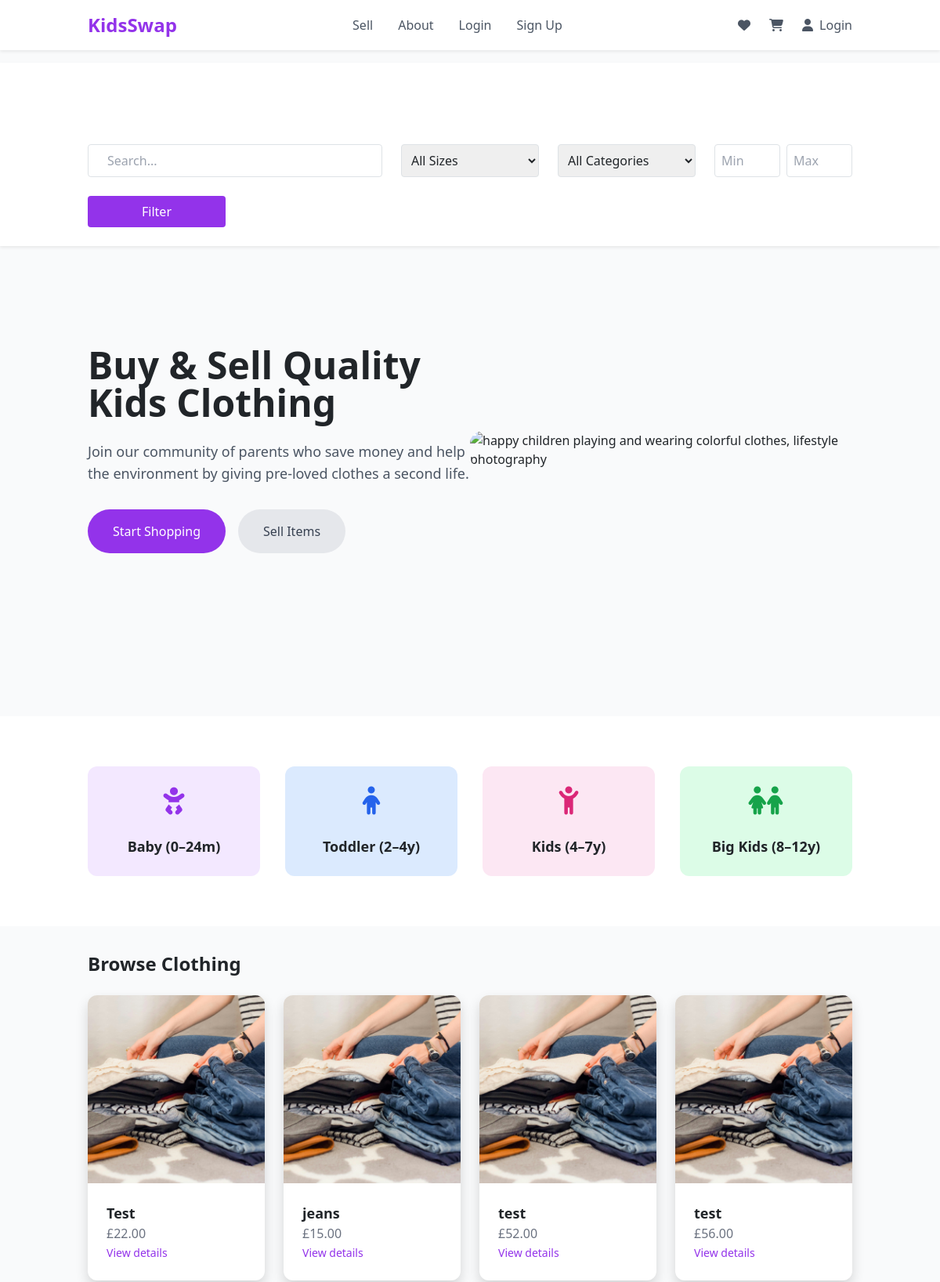
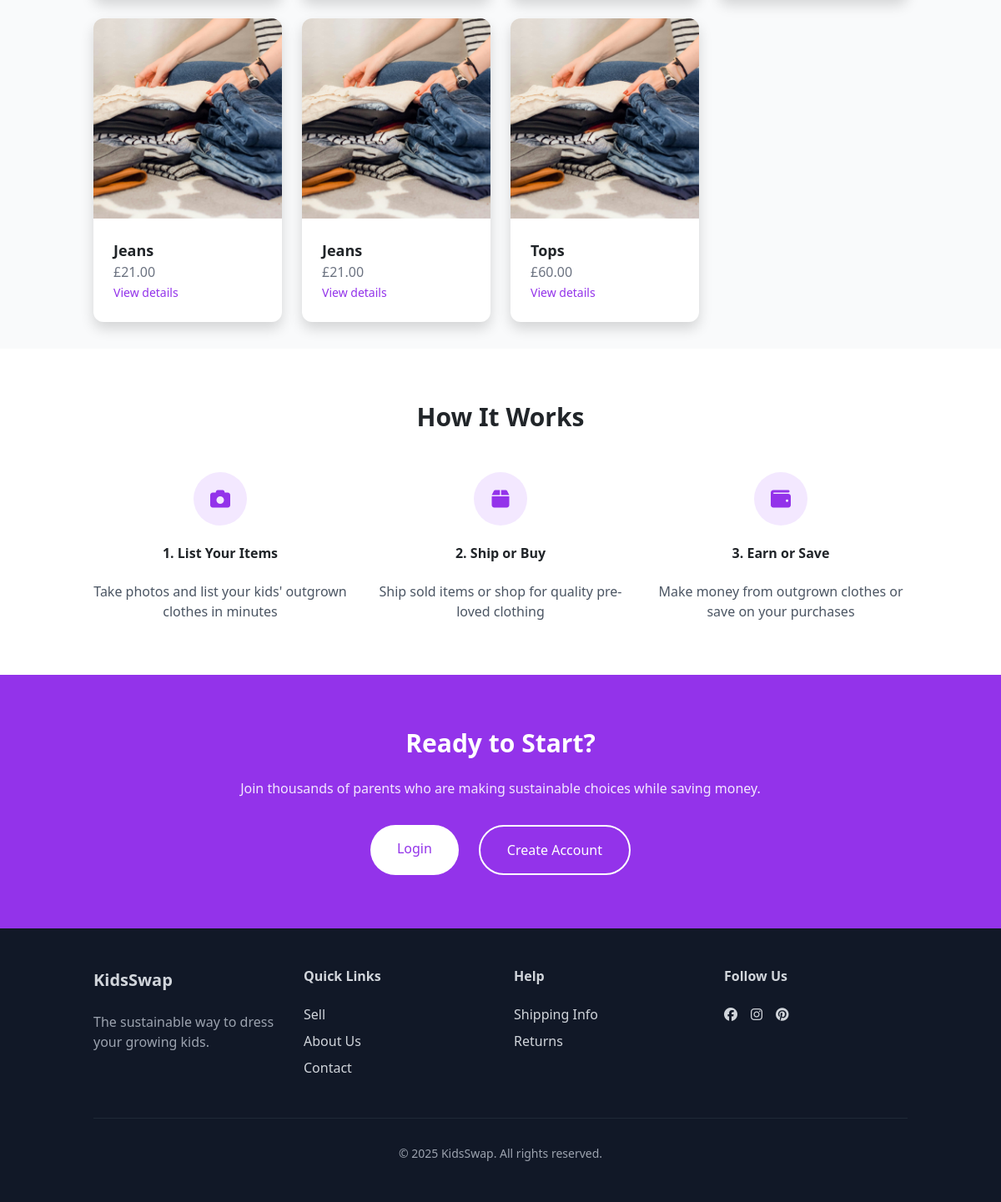
The page / on the database its author committed (2 pictures, top to bottom).
### marketplace/models.py (models this page shows, shortened)
class ClothingItem(models.Model):
    CATEGORY_CHOICES = [
        ('Tops', 'Tops'),
        ('Bottoms', 'Bottoms'),
        ('Shoes', 'Shoes'),
        ('Outerwear', 'Outerwear'),
        ('Accessories', 'Accessories'),
    ]
    CONDITION_CHOICES = [
        ('New', 'New'),
        ('Like New', 'Like New'),
        ('Used', 'Used'),
        ('Well Loved', 'Well Loved'),
    ]
    AGE_GROUP_CHOICES = [
        ('baby', 'Baby (0-24m)'),
        ('toddler', 'Toddler (2-4y)'),
        ('kids', 'Kids (4-7y)'),
        ('big_kids', 'Big Kids (8-12y)'),
    ]
    seller = models.ForeignKey(User, on_delete=models.CASCADE)
    title = models.CharField(max_length=100)
    description = models.TextField()
    price = models.DecimalField(max_digits=6, decimal_places=2)
    category = models.CharField(max_length=20, choices=CATEGORY_CHOICES)
    condition = models.CharField(max_length=20, choices=CONDITION_CHOICES)
    size = models.CharField(max_length=20)
    image = models.ImageField(upload_to='clothing_images/')
    age_group = models.CharField(max_length=20, choices=AGE_GROUP_CHOICES, default='kids')
    is_featured = models.BooleanField(default=False)
    created_at = models.DateTimeField(auto_now_add=True)

### marketplace/views.py (the view)
# urls.py: path('', views.item_list, name='item_list'),
def item_list(request):
    category = request.GET.get('category')
    items = ClothingItem.objects.all()
    if category == 'baby':
        items = items.filter(age_group='baby')
    elif category == 'toddler':
        items = items.filter(age_group='toddler')
    elif category == 'kids':
        items = items.filter(age_group='kids')
    elif category == 'big_kids':
        items = items.filter(age_group='big_kids')
    context = {
        'items': items,
        'selected_category': category,
    }
    return render(request, 'marketplace/item_list.html', context)

### marketplace/templates/marketplace/item_list.html (shortened to what this page needs)
{% extends 'base.html' %}
{% load static %}
{% block content %}
        <section class="bg-white shadow-sm pt-20">
        <div class="container mx-auto px-4">
            <form method="get" action="{% url 'search' %}" class="grid grid-cols-1 md:grid-cols-5 gap-4 py-4">
            <input type="text" name="q" value="{{ query }}" placeholder="Search..." class="col-span-2 px-4 py-2 rounded border border-gray-300">
            <select name="size" class="px-2 py-2 border rounded">
                <option value="">All Sizes</option>
            </select>
            <select name="category" class="px-2 py-2 border rounded">
                <option value="">All Categories</option>
            </select>
            <div class="flex space-x-2">
                <input type="number" name="min_price" min="0" placeholder="Min" value="{{ min_price }}" class="w-full px-2 py-2 border rounded" />
                <input type="number" name="max_price" min="0" placeholder="Max" value="{{ max_price }}" class="w-full px-2 py-2 border rounded" />
            </div>
            <button type="submit" class="bg-purple-600 text-white px-4 py-2 rounded hover:bg-purple-700">Filter</button>
            </form>
        </div>
        </section>
    <section id="hero" class="pt-20 h-[600px]">
        <div class="container mx-auto px-4">
            <div class="flex flex-wrap items-center">
                <div class="w-full lg:w-1/2 py-12">
                    <h1 class="text-4xl md:text-5xl font-bold mb-6">Buy & Sell Quality Kids Clothing</h1>
                    <p class="text-gray-600 text-lg mb-8">
                        Join our community of parents who save money and help the environment
                        by giving pre-loved clothes a second life.</p>
                    <div class="flex space-x-4">
                        <span  class="bg-purple-600 text-white px-8 py-3 rounded-full hover:bg-purple-700 cursor-pointer">
                            <a href="#featured-products">Start Shopping</a> </span>
                        <span  class="bg-gray-200 text-gray-700 px-8 py-3 rounded-full hover:bg-gray-300 cursor-pointer">
                            <a href="{% url 'create_clothing_item' %}">Sell Items</a></span>
                    </div>
                </div>
                <div class="w-full lg:w-1/2">
                    <img class="rounded-2xl" src="https://storage.googleapis.com/uxpilot-auth.appspot.com/df06d399be-b27bbd6c5e84e793f572.png"
                        alt="happy children playing and wearing colorful clothes, lifestyle photography" >
                </div>
            </div>
        </div>
    </section>
    <section id="categories" class="py-16 bg-white">
    <div class="container mx-auto px-4">
        <div class="grid grid-cols-1 sm:grid-cols-2 md:grid-cols-3 lg:grid-cols-4 gap-6 sm:gap-8">
        <a href="?category=baby" class="category-card group">
            <div class="bg-purple-100 rounded-xl p-6 text-center transition-all group-hover:bg-purple-200">
            <i class="fa-solid fa-baby text-4xl text-purple-600 mb-4"></i>
            <h3 class="font-semibold text-base md:text-lg">Baby (0–24m)</h3>
            </div>
        </a>
        <a href="?category=toddler" class="category-card group">
            <div class="bg-blue-100 rounded-xl p-6 text-center transition-all group-hover:bg-blue-200">
            <i class="fa-solid fa-child text-4xl text-blue-600 mb-4"></i>
            <h3 class="font-semibold text-base md:text-lg">Toddler (2–4y)</h3>
            </div>
        </a>
        <a href="?category=kids" class="category-card group">
            <div class="bg-pink-100 rounded-xl p-6 text-center transition-all group-hover:bg-pink-200">
            <i class="fa-solid fa-child-reaching text-4xl text-pink-600 mb-4"></i>
            <h3 class="font-semibold text-base md:text-lg">Kids (4–7y)</h3>
            </div>
        </a>
        <a href="?category=big_kids" class="category-card group">
            <div class="bg-green-100 rounded-xl p-6 text-center transition-all group-hover:bg-green-200">
            <i class="fa-solid fa-children text-4xl text-green-600 mb-4"></i>
            <h3 class="font-semibold text-base md:text-lg">Big Kids (8–12y)</h3>
            </div>
        </a>
        </div>
    </div>
    </section>
    <div class="container mx-auto px-4 py-8" id="featured-products">
    <h2 class="text-2xl font-bold mb-6">Browse Clothing</h2>
    <div class="grid grid-cols-1 sm:grid-cols-2 md:grid-cols-3 lg:grid-cols-4 gap-6">
        {% for item in items %}
            <div class="bg-white rounded-xl shadow hover:shadow-lg transition duration-200 overflow-hidden">
                {% if item.image %}
                <a href="{% url 'item_detail' item.pk %}">
                    <img src="{{ item.image.url }}" alt="{{ item.name }}" class="w-full h-60 object-cover">
                </a>
                {% endif %}
                <div class="p-4">
                    <h3 class="text-lg font-semibold">{{ item.title }}</h3>
                    <p class="text-gray-500">£{{ item.price }}</p>
                    <a href="{% url 'item_detail' item.pk %}" class="text-purple-600 hover:underline text-sm">
                        View details
                    </a>
                </div>
            </div>
        {% empty %}
            <p>No items available.</p>
        {% endfor %}
    </div>
    </div>
    <section id="how-it-works" class="py-16 bg-white">
        <div class="container mx-auto px-4">
            <h2 class="text-3xl font-bold mb-12 text-center">How It Works</h2>
            <div class="grid grid-cols-1 md:grid-cols-3 gap-8">
                <div id="step-1" class="text-center">
                    <div class="bg-purple-100 w-16 h-16 rounded-full flex items-center justify-center mx-auto mb-6">
                        <i class="fa-solid fa-camera text-2xl text-purple-600"></i>
                    </div>
                    <h3 class="font-semibold mb-4">1. List Your Items</h3>
                    <p class="text-gray-600">Take photos and list your kids' outgrown clothes in minutes</p>
                </div>
                <div id="step-2" class="text-center">
                    <div class="bg-purple-100 w-16 h-16 rounded-full flex items-center justify-center mx-auto mb-6">
                        <i class="fa-solid fa-box text-2xl text-purple-600"></i>
                    </div>
                    <h3 class="font-semibold mb-4">2. Ship or Buy</h3>
                    <p class="text-gray-600">Ship sold items or shop for quality pre-loved clothing</p>
                </div>
                <div id="step-3" class="text-center">
                    <div class="bg-purple-100 w-16 h-16 rounded-full flex items-center justify-center mx-auto mb-6">
                        <i class="fa-solid fa-wallet text-2xl text-purple-600"></i>
                    </div>
                    <h3 class="font-semibold mb-4">3. Earn or Save</h3>
                    <p class="text-gray-600">Make money from outgrown clothes or save on your purchases</p>
                </div>
            </div>
        </div>
    </section>
    <section id="cta" class="py-16 bg-purple-600">
        <div class="container mx-auto px-4 text-center">
            <h2 class="text-3xl font-bold mb-6 text-white">Ready to Start?</h2>
            <p class="text-purple-100 mb-8 max-w-2xl mx-auto">Join thousands of parents who are making
                sustainable choices while saving money.</p>
            <div class="flex flex-col sm:flex-row justify-center gap-4">
                <span  class="bg-white text-purple-600 px-8 py-3 rounded-full hover:bg-gray-100 cursor-pointer">
                    <a href="{% url 'login' %}"></a>Login</span>
                <span  class="border-2 border-white text-white px-8 py-3 rounded-full hover:bg-white cursor-pointer">
                    <a href="{% url 'signup' %}">Create Account</a></span>
            </div>
        </div>
    </section>
{% endblock %}

### rows shown on the page
ClothingItem: image (picture), title "Test", price "22.00"
ClothingItem: image (picture), title "jeans", price "15.00"
ClothingItem: image (picture), title "test", price "52.00"
ClothingItem: image (picture), title "test", price "56.00"
ClothingItem: image (picture), title "Jeans", price "21.00"
ClothingItem: image (picture), title "Jeans", price "21.00"
ClothingItem: image (picture), title "Tops", price "60.00"
